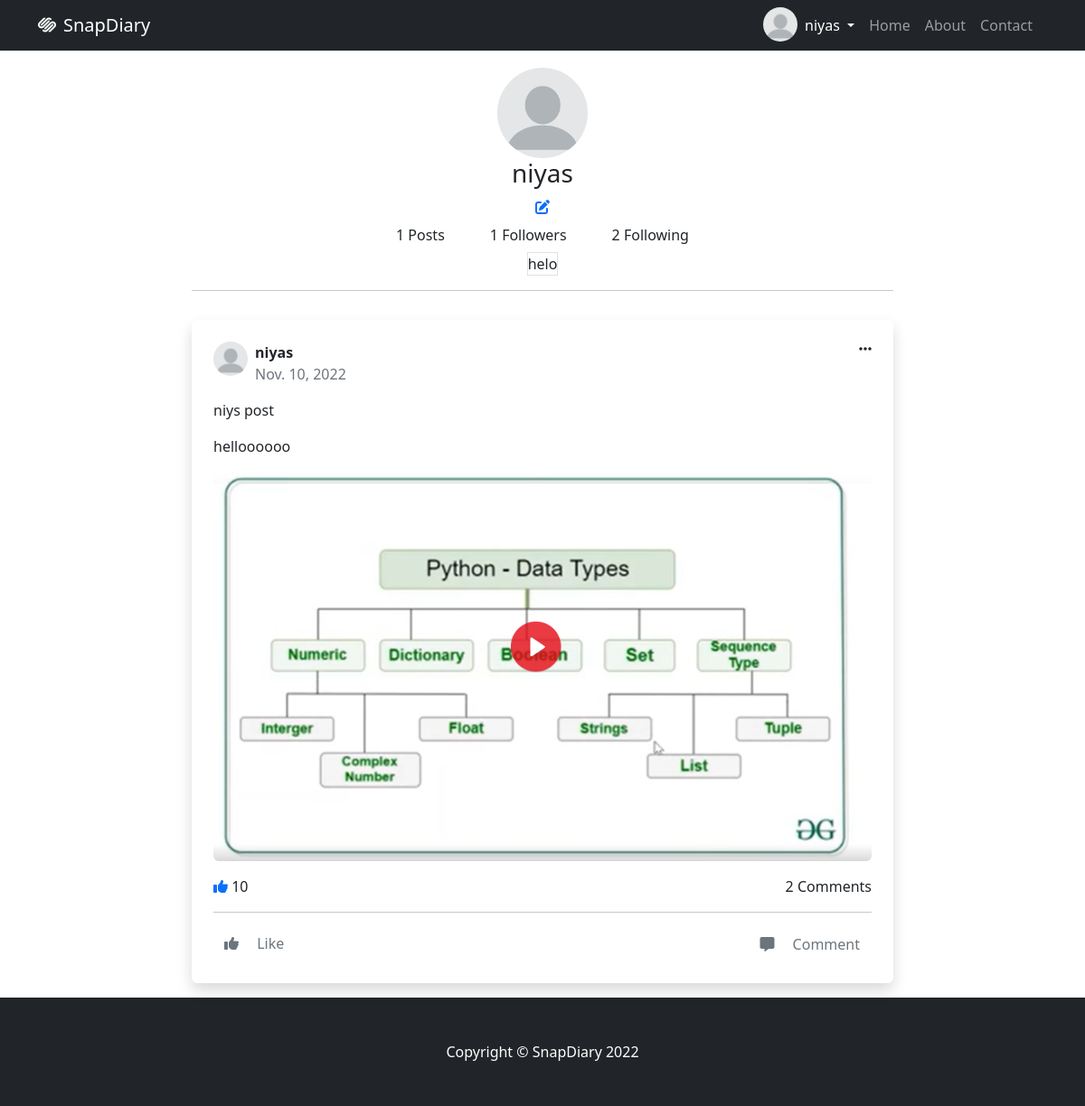
Screenshot of /profile/ (signed in) with the database file from the repository.
### socialapp/models.py (models this page shows, shortened)
class Myuser(AbstractUser):
  profile_pic = models.ImageField(upload_to='profile', default='default/pro_pic.png')

class UserProfile(models.Model):
  user = models.OneToOneField(Myuser, on_delete=models.CASCADE, related_name='user_profile')
  bio = models.CharField(max_length=120, null=True, blank=True)
  mobile = models.CharField(max_length=12, null=True, blank=True)
  dob = models.DateField(null=True, blank=True)
  GENDER_CHOICES = (
    ('Male', 'Male'),
    ('Female', 'Female'),
    ('Others', 'Others')
  )
  gender = models.CharField(max_length=12, choices=GENDER_CHOICES, null=True, blank=True)
  following = models.ManyToManyField(Myuser, related_name='followinglist', blank=True)
  followers = models.ManyToManyField(Myuser, related_name='followerslist', blank=True)
  @property
  def get_followers(self):
    return self.followers.all()
  @property
  def get_followings(self):
    return self.following.all()

class Posts(models.Model):
  user = models.ForeignKey(Myuser, on_delete=models.CASCADE, related_name='my_post')
  title = models.CharField(max_length=120)
  description = models.CharField(max_length=200)
  post_image = models.ImageField(upload_to='post-images')
  posted_date = models.DateField(auto_now_add=True)
  liked_by = models.ManyToManyField(Myuser)

### socialapp/views.py (the view)
# urls.py: path('profile/', views.MyProfileView.as_view(), name='social-my-profile'),
@method_decorator(decs, name='dispatch')
class MyProfileView(View):
  def get(self, request, *args, **kwargs):
    posts = request.user.my_post.all()
    return render(request, 'profile.html', {'myposts': posts})

### socialapp/views.py (called while the page is built)
def signin_required(fn):
  def wrapper(request, *args, **kwargs):
    if not request.user.is_authenticated:
      return redirect('social-login')
    else:
      return fn(request, *args, **kwargs)
  return wrapper

### socialapp/templates/profile.html (shortened to what this page needs)
{%extends 'base.html'%}
{%block body_block%}
<div class="container-fluid">
	<div class="row">
		<div class="col-2"></div>
		<div class="col-8" style="min-height: 100vh;">
			<div>
				<div class="d-flex justify-content-center">
					<div>
						<a href="" data-bs-toggle="modal" data-bs-target="#profilePic" role="button">
							<img
							src="{{request.user.profile_pic.url}}"
							class="rounded-circle  d-inline"
							alt="avatar"
							style="width: 100px; height: 100px; object-fit: cover"
							/>
						</a>
					</div>
				</div>
				<div class="d-flex justify-content-center">
					<div>
						<h3>{{request.user}}</h3>
					</div>
				</div>
				{%if request.user.user_profile%}
				<div class="d-flex justify-content-center">
					<a href="{%url 'social-edit-profile'%}" ><i class="fa-solid fa-pen-to-square "></i></a>
				</div>
				{%else%}
				<div class="d-flex justify-content-center">
					<a href="{%url 'social-add-profile'%}" ><i class="fa-solid fa-plus"></i></a>
				</div>
				{%endif%}
				<div class="d-flex justify-content-center">
					{%if request.user.my_post.all%}
						<div>
							<a href="" class="btn me-4">{{request.user.my_post.count}} Posts</a>
						</div>
					{%else%}
						<div>
							<a href="" class="btn me-4">0 Posts</a>
						</div>
					{%endif%}
					<div>
						{%if request.user.user_profile%}
							<a href="" class="btn me-4">{{request.user.user_profile.get_followers.count}} Followers</a>
						{%else%}
							<a href="" class="btn me-4">0 Followers</a>
						{%endif%}
					</div>
					<div>
						{%if request.user.user_profile%}
							<a href="" class="btn">{{request.user.user_profile.get_followings.count}} Following</a>
						{%else%}
							<a href="" class="btn me-4">0 Following</a>
						{%endif%}
					</div>
				</div>
				<div class="d-flex justify-content-center">
					{%if request.user.user_profile.bio%}
					<div class="border">
						{{request.user.user_profile.bio}}
					</div>
					{%endif%}
				</div>
				<hr>
				{%if myposts%}
				{%for post in myposts%}
				<div class="d-flex justify-content-center">
					<div class="bg-white p-4 rounded shadow mt-3 mb-3">
						<div class="d-flex justify-content-between">
								<div class="d-flex">
										<img
												src="{{post.user.profile_pic.url}}"
												alt="avatar"
												class="rounded-circle me-2"
												style="width: 38px; height: 38px; object-fit: cover"
										/>
										<div>
												<p class="m-0 fw-bold">{{post.user}}</p>
												<span class="text-muted fs-7">{{post.posted_date}}</span>
										</div>
								</div>
								<i
								class="fas fa-ellipsis-h"
								type="button"
								id="post1Menu"
								data-bs-toggle="dropdown"
								aria-expanded="false"
								>
								</i>
						</div>
						<div class="mt-3">
								<div>
										<p>
												{{post.title}}
										</p>
										<p>
												{{post.description}}
										</p>
										<img
												src="{{post.post_image.url}}"
												alt="post image"
												class="img-fluid rounded"
										/>
								</div>
								<div class="mt-3 d-flex justify-content-between">
										<div><i class="text-primary fas fa-thumbs-up"></i> 10</div>
										<div>2 Comments</i></div>
								</div>
								<hr>
								<div class="d-flex justify-content-between">
										<div>
												<a href="" class="btn text-muted" style="border: none;">
														<i class="fas fa-thumbs-up me-3"></i>
														<span class="m-0">Like</span>
												</a>
										</div>
										<div>
												<a class="btn text-muted" data-bs-toggle="collapse" href="#collapseExample" role="button" aria-expanded="false" aria-controls="collapseExample">
														<i class="fas fa-comment-alt me-3"></i>
														<span class="m-0">Comment</span>
												</a>
										</div>
								</div>
						</div>
				</div>
				</div>
				{%endfor%}
				{%else%}
					<p>No Posts Yet</p>
				{%endif%}
			</div>
		</div>
		<div class="col-2"></div>
	</div>
</div>
{%endblock%}

### socialapp/templates/base.html (shortened to what this page needs)
<!DOCTYPE html>
{%load static%}
<html lang="en">
    <head>
        <link href={%static 'css/styles.css'%} rel="stylesheet" />
        <link href={%static 'css/nav.css'%} rel="stylesheet">
        <link rel="stylesheet" href="https://cdnjs.cloudflare.com/ajax/libs/font-awesome/6.2.0/css/all.min.css" />
        <link href="https://cdn.jsdelivr.net/npm/bootstrap@5.2.2/dist/css/bootstrap.min.css" rel="stylesheet">
    </head>
    <body>
        <nav class="navbar navbar-expand-lg navbar-dark bg-dark position-fixed-bottom">
            <div class="container">
                <a class="navbar-brand" href="{%url 'social-home'%}"><i class="fa-brands fa-squarespace me-2"></i>SnapDiary</a>
                <div class="collapse navbar-collapse" id="navbarSupportedContent">
                    <ul class="navbar-nav ms-auto mb-2 mb-lg-0">
                      <img
                      src="{{request.user.profile_pic.url}}"
                      class="rounded-circle  d-inline"
                      alt="avatar"
                      style="width: 38px; height: 38px; object-fit: cover"
                      />
                      <li class="nav-item dropdown">
                        <a class="nav-link dropdown-toggle active" href="#" role="button" data-bs-toggle="dropdown" aria-expanded="false">
                          {{request.user}}
                        </a>
                      </li>
                      <li class="nav-item"><a class="nav-link" href="{%url 'social-home'%}">Home</a></li>
                      <li class="nav-item"><a class="nav-link" href="#!">About</a></li>
                      <li class="nav-item me-2"><a class="nav-link" href="#!">Contact</a></li>
                    </ul>
                </div>
            </div>
        </nav>
        {%block body_block%}
        {%endblock%}
        <footer class="py-5 bg-dark">
            <div class="container"><p class="m-0 text-center text-white">Copyright &copy; SnapDiary 2022</p></div>
        </footer>
    </body>
</html>

### socialapp/static/css/nav.css (style rules this page uses)
.navbar { position:fixed !important; width:100%; z-index: 1000000; top:0; }
body { padding-top:75px; }

### rows the page displays
Myuser: user.profile_pic (picture), user "niyas", user.my_post.count "1", user.user_profile.get_followers.count "1", user.user_profile.get_followings.count "2", user.user_profile.bio "helo"
Posts: user.profile_pic (picture), user "niyas", posted_date "Nov. 10, 2022", title "niys post", description "helloooooo", post_image (picture)
